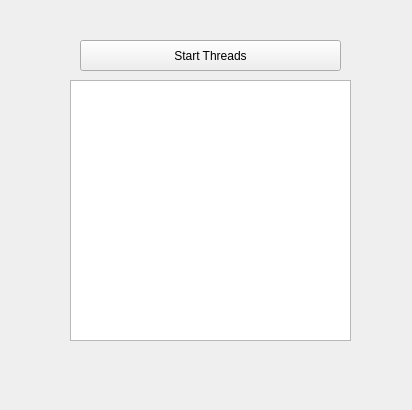
<?xml version="1.0" encoding="UTF-8"?>
<ui version="4.0">
 <class>Widget</class>
 <widget class="QWidget" name="Widget">
  <property name="geometry">
   <rect>
    <x>0</x>
    <y>0</y>
    <width>412</width>
    <height>410</height>
   </rect>
  </property>
  <property name="windowTitle">
   <string>Widget</string>
  </property>
  <widget class="QPushButton" name="start">
   <property name="geometry">
    <rect>
     <x>80</x>
     <y>40</y>
     <width>261</width>
     <height>31</height>
    </rect>
   </property>
   <property name="text">
    <string>Start Threads</string>
   </property>
  </widget>
  <widget class="QTextEdit" name="textEdit">
   <property name="geometry">
    <rect>
     <x>70</x>
     <y>80</y>
     <width>281</width>
     <height>261</height>
    </rect>
   </property>
  </widget>
 </widget>
 <resources/>
 <connections/>
</ui>
